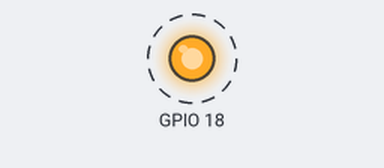
This program was run on a simulated Raspberry Pi (BCM pin numbers). On the bench: output pins drawn as LEDs (lit = HIGH). Dashed ring = blinking. What the program prints to the terminal is not drawn.

Above: at 0.06 s.
Timing chart, 0 to 3.0 s (numbered marks = the images above):
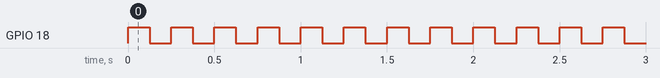

The program:

LED_complesso.py
```python
import RPi.GPIO as GPIO
import time
import signal, os, sys

GPIO.setmode(GPIO.BCM)
GPIO.setwarnings(False)
GPIO.setup(18,GPIO.OUT)

def signal_handler(signum, frame):
    GPIO.output(18,GPIO.LOW)
    print("\nSet LED to LOW")
    sys.exit(0)

# Set the signal handler
signal.signal(signal.SIGINT, signal_handler)

print ("Start blinking LED")
while True:
	GPIO.output(18,GPIO.HIGH)
	time.sleep(0.125)
	GPIO.output(18,GPIO.LOW)
	time.sleep(0.125)
```

Measured:
- by itself, GPIO 18: alternates HIGH for 0.13 s and LOW for 0.13 s
